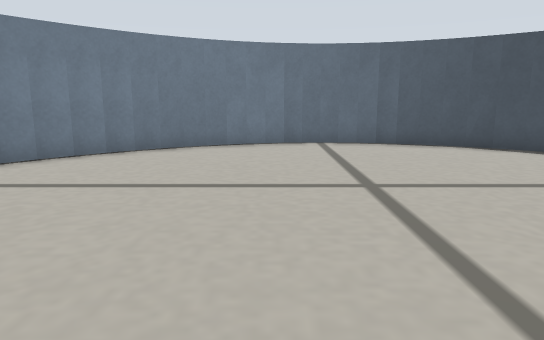
[1] (above)

15 first-person views from a walk through a robot-simulator world made for Gazebo. The camera is 0.13 m above the floor, tilts 10° down and sees 70° across. The floor is counted in squares, 0.1 m on a side. Each view is taken from the middle of a square. On the plan, view 1 faces up. The plan holds only what a view shows up to about 16 squares ahead; the rest is blank. The place goes on beyond the plan.

[2]
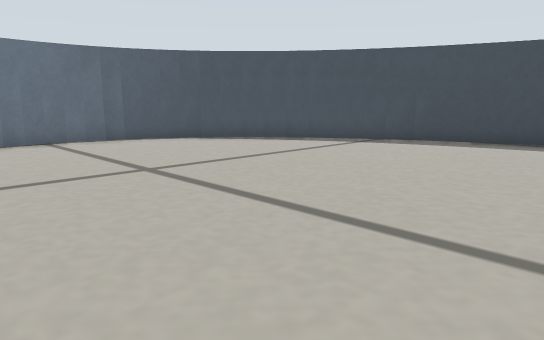

[3]
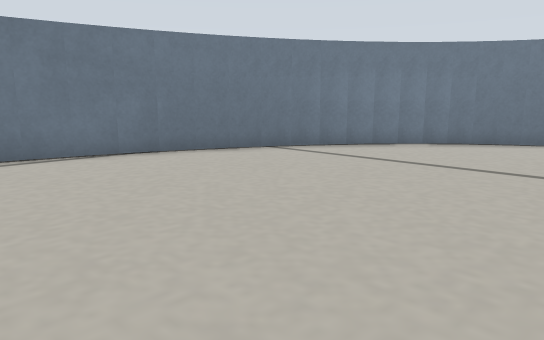

[4]
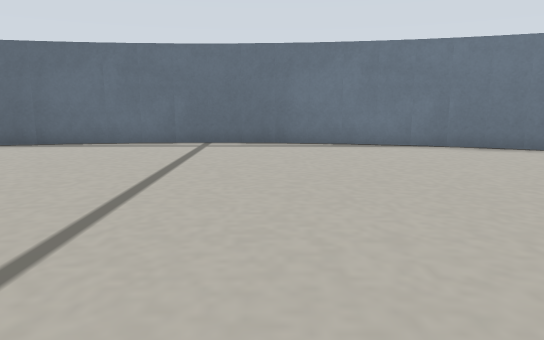

[5]
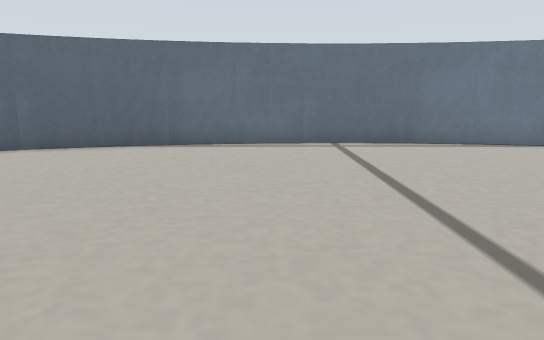

[6]
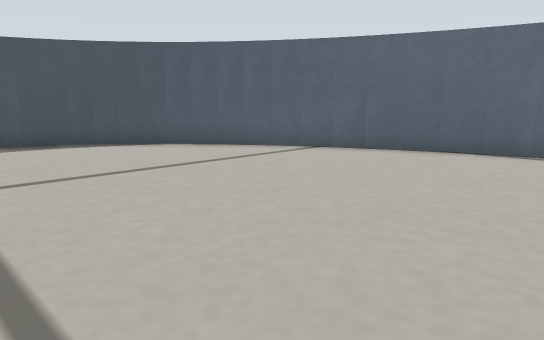

[7]
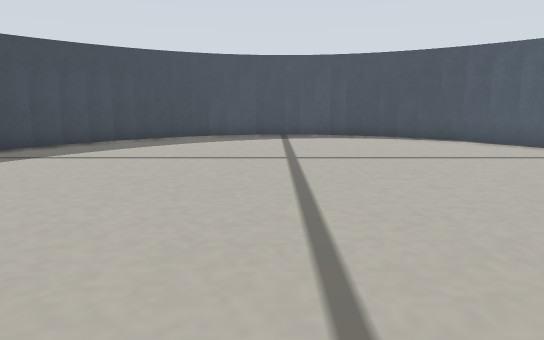

[8]
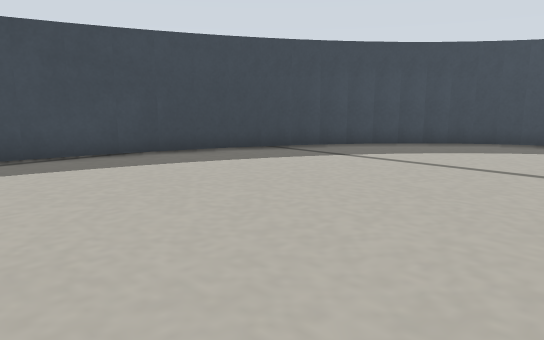

[9]
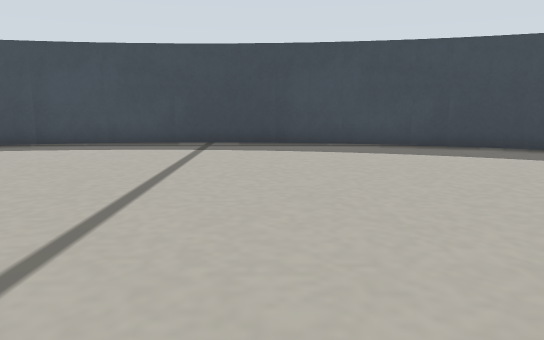

[10]
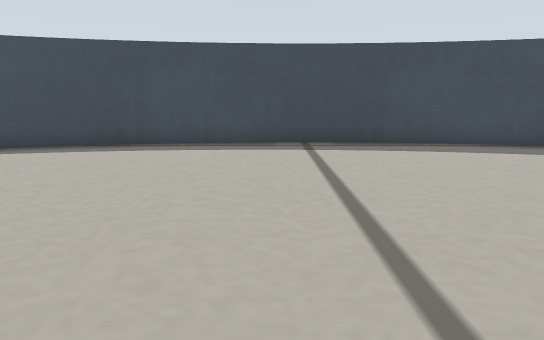

[11]
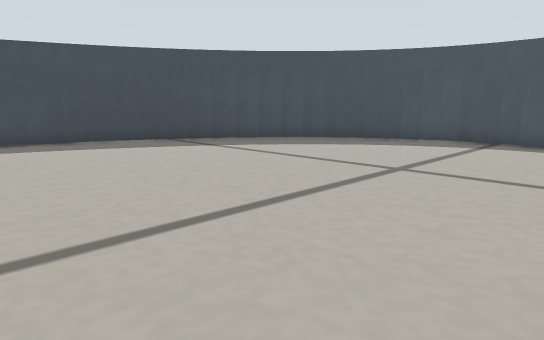

[12]
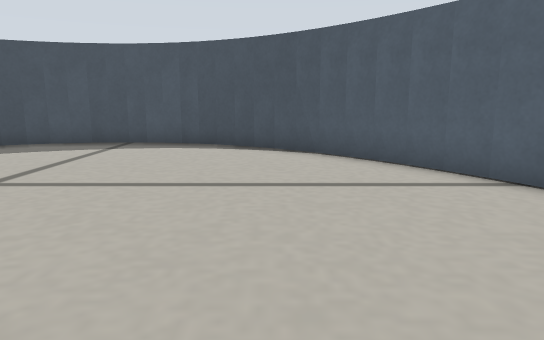

[13]
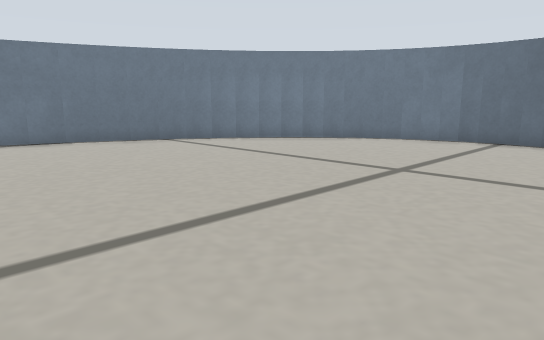

[14]
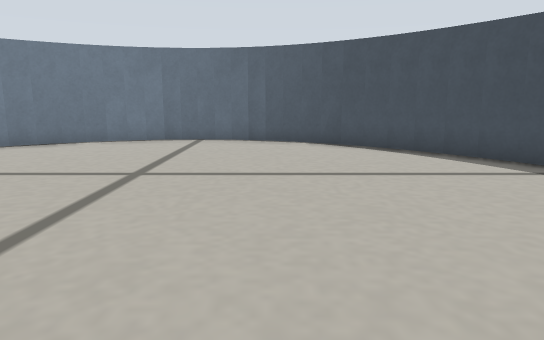

[15]
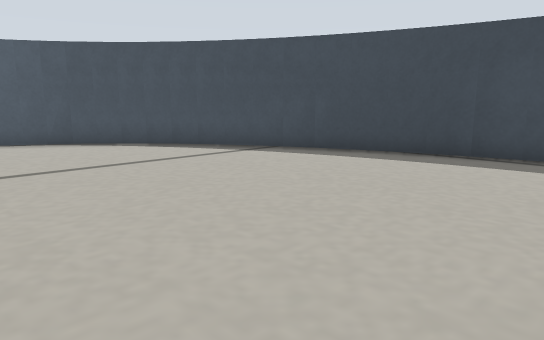

### Floor plan
Points are (right, up) in squares from view 1. A wall is a line through its corners. A room is listed if a view was taken in it or the views show most of it. See-through windows are left out.
Room 1 (views 1, 2, 3, 4, 5, 6, 7, 8, 9, 10, 11, 12, 13, 14, 15)
walls: (-9.2, -2.9) (-9.3, -5.1); (-9.4, -4.9) (-8.9, -8.1) (-8.2, -11.1); (12.4, -5.1) (12.1, -1.9); (12.3, -2) (11.5, 2.2); (-8.2, -11) (-7.5, -12.8) (-6.2, -15.3); (11.9, -8.1) (12.3, -5); (-8.2, 3.2) (-8.9, 0.1) (-9.4, -3); (11.5, 2) (10.5, 4.8); (-7.5, 4.9) (-8.2, 3); (11.2, -11.1) (11.9, -8); (10.5, 4.7) (9.7, 6.5); (10.5, -12.9) (11.2, -10.9); (-6.7, 6.5) (-7.5, 4.8); (-6.2, -15.2) (-5.7, -15.9); (9.8, 6.4) (8.2, 8.7); (9.7, -14.5) (10.5, -12.8); (-5.8, -15.9) (-4.2, -17.8); (-5.7, 8) (-6.7, 6.4); (8.3, 8.5) (7.2, 9.8); (-4.3, -17.6) (-3.1, -18.7); (-4.1, 9.8) (-5.8, 7.9); (7.2, 9.7) (5.5, 11.1); (7.2, -17.8) (8.2, -16.6) (9.7, -14.4); (-3.2, -18.6) (-1.3, -19.7); (-2.4, 11.1) (-4.3, 9.7); (6.1, -18.7) (7.2, -17.7); (5.5, -19) (6.1, -18.6); (5.6, 11) (4.3, 11.7); (-1.4, -19.6) (0.1, -20.2) (2.3, -20.3) (3.8, -19.8); (-1.3, 11.7) (-2.6, 11); (4.5, 11.6) (3.2, 12.1); (-0.3, -20) (0.5, -20.2); (0.4, 12.1) (-0.2, 12); (3.7, -19.9) (5.6, -19); (3.3, 12) (2.1, 12.3) (0.1, 12.2) (-1.4, 11.6); (1.9, -20.2) (2.7, -20.1)

Where each view was taken, in squares from view 1:
view 1: 0 up, 0 right, facing up
view 2: 1 down, 2 left, facing up-right
view 3: 2 down, 1 right, facing up-left
view 4: 2 down, 3 right, facing left
view 5: 6 down, 3 right, facing left
view 6: 7 down, 2 right, facing down-left
view 7: 5 down, 2 right, facing down
view 8: 6 down, 2 right, facing down-right
view 9: 6 down, 0 right, facing right
view 10: 3 down, 0 right, facing right
view 11: 7 down, 2 left, facing down-right
view 12: 8 down, 3 left, facing down
view 13: 1 down, 5 right, facing up-left
view 14: 1 down, 4 right, facing up
view 15: 2 down, 2 right, facing up-right
